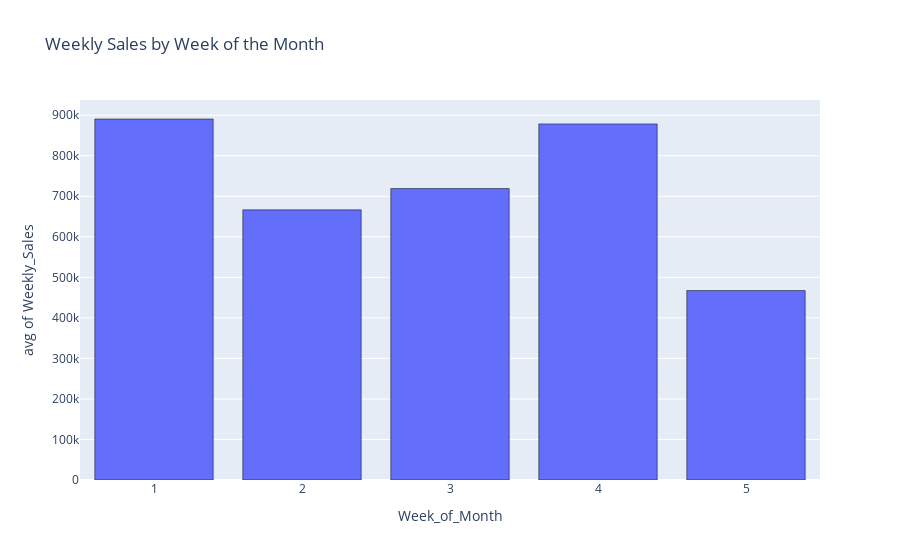
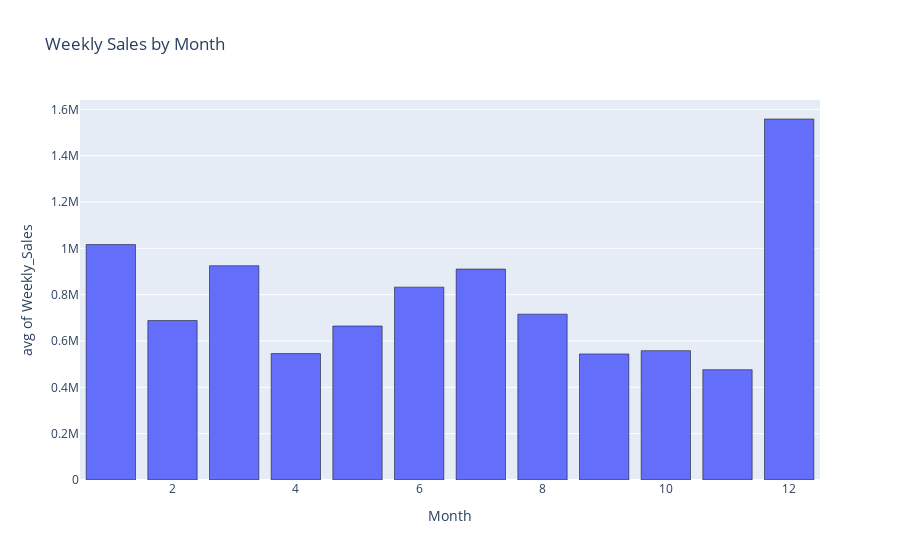
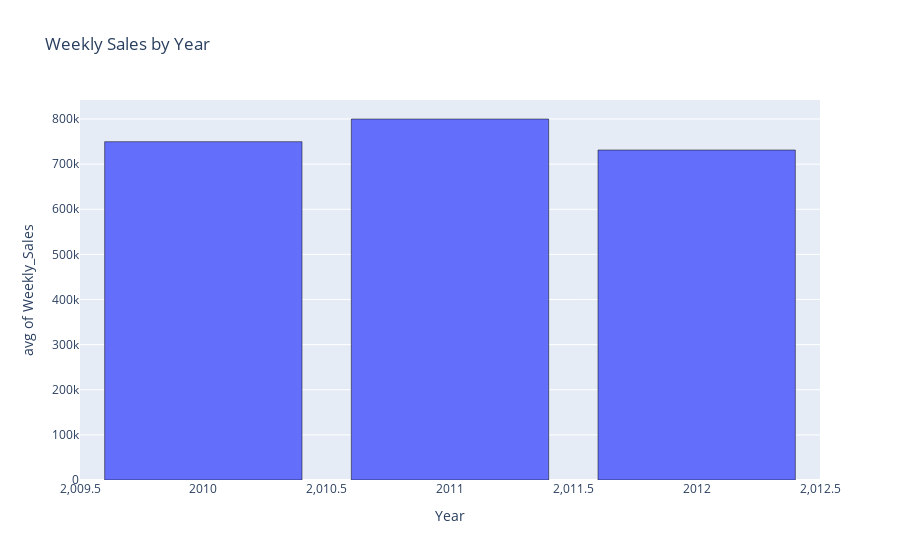
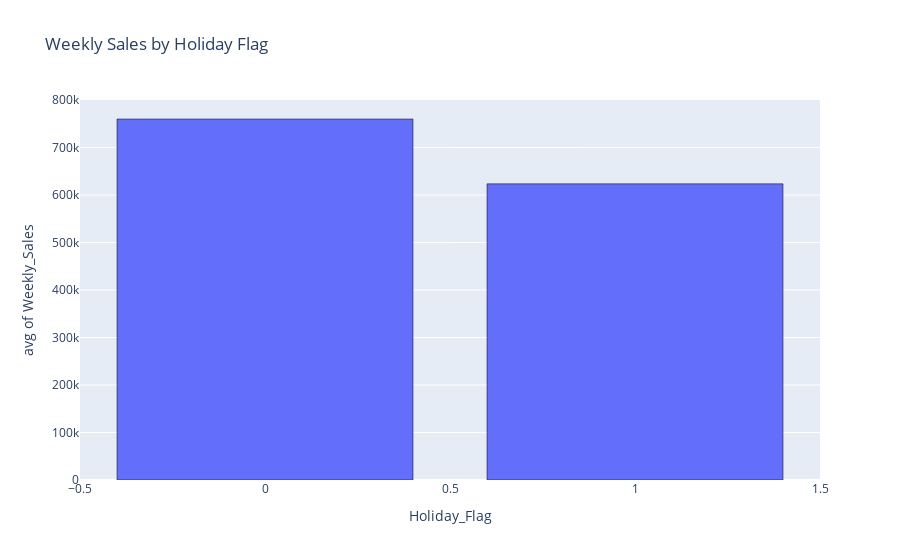

The notebook cell saved with these charts, in order:
### Code cell
fig_day = px.histogram(data_cor, x='Week_of_Month', y='Weekly_Sales', title="Weekly Sales by Week of the Month", nbins=5, histfunc='avg')
fig_day.update_traces(marker=dict(line=dict(width=0.5, color="black")))  
fig_day.update_layout(bargap=0.2)
fig_month = px.histogram(data_cor, x='Month', y='Weekly_Sales', title="Weekly Sales by Month", nbins=12, histfunc='avg')
fig_month.update_traces(marker=dict(line=dict(width=0.5, color="black")))
fig_month.update_layout(bargap=0.2)
fig_year = px.histogram(data_cor, x='Year', y='Weekly_Sales', title="Weekly Sales by Year", nbins=len(data['Year'].unique()), histfunc='avg')
fig_year.update_traces(marker=dict(line=dict(width=0.5, color="black")))
fig_year.update_layout(bargap=0.2)
fig_holiday = px.histogram(data_cor, x='Holiday_Flag', y='Weekly_Sales', title="Weekly Sales by Holiday Flag", histfunc='avg')
fig_holiday.update_traces(marker=dict(line=dict(width=0.5, color="black")))
fig_holiday.update_layout(bargap=0.2)
fig_scatter_temp = px.scatter(data_cor, x='Temperature', y='Weekly_Sales', title="Weekly Sales by Temperature")
fig_scatter_fuel = px.scatter(data_cor, x='Fuel_Price', y='Weekly_Sales', title="Weekly Sales by Fuel Price")
fig_scatter_unemployment = px.scatter(data_cor, x='Unemployment', y='Weekly_Sales', title="Weekly Sales by Unemployment")

fig_day.show()
fig_month.show()
fig_year.show()
fig_holiday.show()
fig_scatter_temp.show()
fig_scatter_fuel.show()
fig_scatter_unemployment.show()
